Frame 1 (no input): blank canvas, image omitted
Frame 60 (no input): blank canvas, image omitted
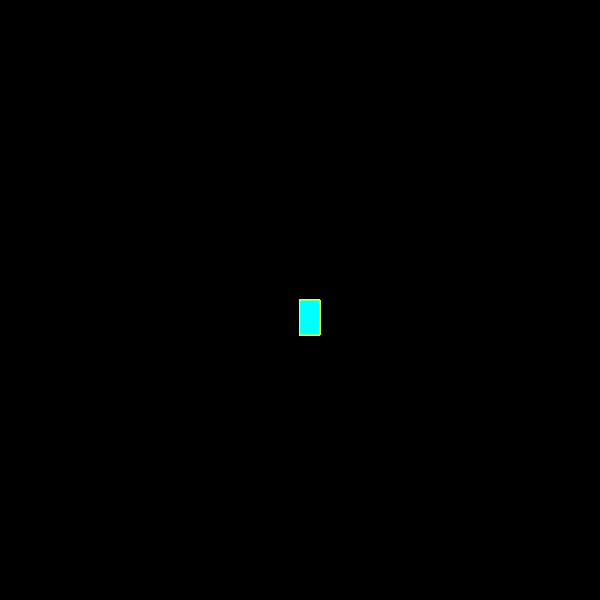
Frame 120 (the mouse pressed at the canvas centre since frame 60)

The p5.js sketch whose frames 1 and 60 were blank and that drew this single picture after the mouse press (run headless with seeded random() and noise() and a simulated clock; from frame 60 on, the mouse is pressed at the canvas centre):

// p5.js sketch
// ── sketch.js
function setup() {
    createCanvas(600, 600);
   background("black")
  } 
  
  function draw () {
   stroke("yellow");
   fill("cyan")
  
  if(mouseIsPressed){
   rect(mouseX, mouseY, 20 , 35);
   }
    
  }  
